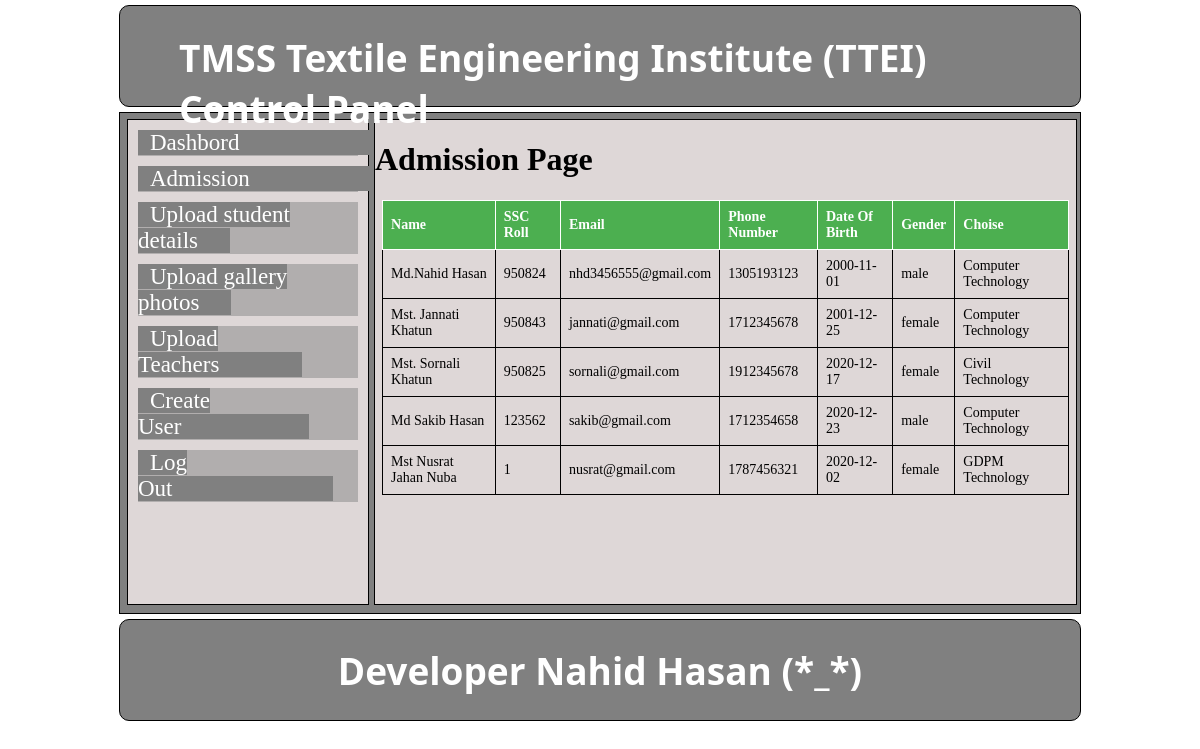
/admin/admissions00000112.php, run on the app's committed database.
### tables this page shows
CREATE TABLE `admission` (
  `id` int(11) NOT NULL,
  `name` varchar(50) NOT NULL,
  `ssc_roll` int(10) NOT NULL,
  `gmail` varchar(50) NOT NULL,
  `phn_number` int(50) NOT NULL,
  `dob` varchar(50) NOT NULL,
  `gender` varchar(10) NOT NULL,
  `subject` varchar(50) NOT NULL,
  `comment` varchar(50) NOT NULL
);

### admin/lib/database.php (called while the page is built, shortened)
<?php
class database {
	public $db_host = HOST;
	public $db_user = USER;
	public $db_pass = PASS;
	public $db_name = DBNAME;
	public $link;
	private function dbconnection(){
		$this->link = new mysqli($this->db_host,$this->db_user,$this->db_pass,$this->db_name);
	}
	public function read($x){
		$result = $this->link->query($x);
		if ($result->num_rows > 0) {
			return $result;
		}else{
			return false;
		}
	}
}
 ?>

### admin/admissions00000112.php (the view, shortened to what this page needs)
<?php
  include"inc/header.php";
?>
<div id="main">
<?php
  include"inc/menu.php";
?>
 <div id="main2">
   <h1> Admission Page </h1>
   <div id="adm">
        <table id="table">
        <tr id="tr">
          <th id="th">Name</th>
          <th id="th">SSC Roll</th>
          <th id="th">Email</th>
          <th id="th">Phone Number</th>
          <th id="th">Date Of Birth</th>
          <th id="th">Gender</th>
          <th id="th">Choise</th>
        </tr>
<?php
$data = "select * from admission";
$x = $db->read($data);
  if ($x) {
    while($a = $x->fetch_assoc()){
    ?>
        <tr>
          <td id="td"> <?php echo $a['name']; ?> </td>
          <td id="td"> <?php echo $a['ssc_roll']; ?> </td>
          <td id="td"> <?php echo $a['gmail']; ?> </td>
          <td id="td"> <?php echo $a['phn_number']; ?> </td>
          <td id="td"> <?php echo $a['dob']; ?> </td>
          <td id="td"> <?php echo $a['gender']; ?> </td>
          <td id="td"> <?php echo $a['subject'];?> </td>
       </tr>
       <?php
         }
      }
 ?>
      </table>
   </div>
 </div>
 </div>
<?php
  include"inc/footer.php";
?>

### admin/acss.css (style rules this page uses)
body { padding: 0; margin: 0; transition: 1s; }
#header, #footer, #main { width: 80%; height: 100px; margin: 5px auto; border: 1px solid black; border-radius: 10px; background: gray; }
#main { height: 500px; border-radius: 0; }
#main1, #main2 { width: 25%; height: 484px; margin: 6px auto; margin-left: 7px; border: 1px solid black; background: #ded7d7; float: left; }
#main2 { width: 73%; margin-left: 5px; overflow: auto; }
#main #main2 #adm { width: 98%; height: 394px; margin: 1px auto; overflow: auto; }
#main #main2 #adm #table { border-collapse: collapse; width: 100%; }
#main #main2 #adm #th, #td { text-align: left; padding: 8px; border: 1px solid; font-size: 14px; }
#main #main2 #adm #th { background-color: #4CAF50; color: white; }

### data on the page
admission: name "Md.Nahid Hasan", ssc_roll "950824", gmail "nhd3456555@gmail.com", phn_number "1305193123", dob "2000-11-01", gender "male", subject "Computer Technology"
admission: name "Mst. Jannati Khatun", ssc_roll "950843", gmail "jannati@gmail.com", phn_number "1712345678", dob "2001-12-25", gender "female", subject "Computer Technology"
admission: name "Mst. Sornali Khatun", ssc_roll "950825", gmail "sornali@gmail.com", phn_number "1912345678", dob "2020-12-17", gender "female", subject "Civil Technology"
admission: name "Md Sakib Hasan", ssc_roll "123562", gmail "sakib@gmail.com", phn_number "1712354658", dob "2020-12-23", gender "male", subject "Computer Technology"
admission: name "Mst Nusrat Jahan Nuba", ssc_roll "1", gmail "nusrat@gmail.com", phn_number "1787456321", dob "2020-12-02", gender "female", subject "GDPM Technology"
